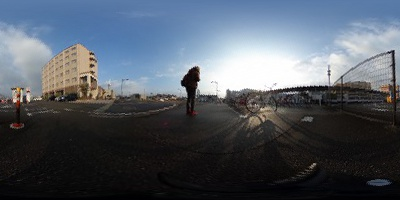
#> input picture 4.HorizonSinwave/exif_correction.jpg, 400 x 200 px
$ python -i hough_conversion.py   (imports and definitions only)
#> lines starting #> are read from the running program, lines starting #| are printed output that depends on the picture; after the words box and inside, x2 and y2 are one past the last pixel; in counts of white or black regions, pixels touching at a corner belong together
#> further down, picture is the input picture: shape (200, 400, 3); mean B, G, R 98.9, 89.1, 81.6
### 4.HorizonSinwave/constant.py
# import
import cv2
import math
import numpy as np

# constant

def get_hough_line_len():
    hough_line_len = 100
    return hough_line_len

def get_degree_threshold():
    degree_threshold = 10
    return degree_threshold

def get_slice_line_top():
    slice_line_top = 100
    return slice_line_top

def get_slice_line_bottom():
    slice_line_bottom = 1700
    return slice_line_bottom

def get_trapezoid_threshold():
    trapezoid_threshold = 100000
    return trapezoid_threshold

def get_dense_threshold():
    dense_threshold = 2
    return dense_threshold

def get_newton_count():
    newton_count = 1000
    return newton_count

def get_newton_threshold():
    newton_threshold = 0.00001
    return newton_threshold

def get_orthogonal_threshold():
    orthogonal_threshold = 3
    return orthogonal_threshold

### 4.HorizonSinwave/hough_conversion.py
# import library
import cv2
import math
import numpy as np

# import files
import constant as const
import conversion as conv

# hough transform and degree
def hough_lines(img):
    # grayscale
    gray = cv2.cvtColor(img, cv2.COLOR_BGR2GRAY)
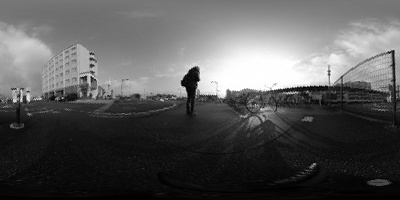
#> gray: shape (200, 400); min 0, max 255, mean 87.9
    # edge extraction
    edges = cv2.Canny(gray, 50, 150, apertureSize = 3)
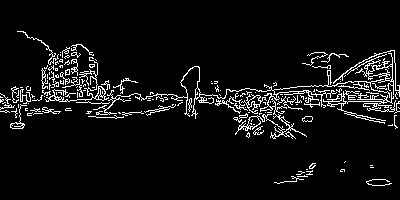
#> edges: shape (200, 400); 6.5% white in thin lines or dots, all inside (x1, y1, x2, y2) = (0, 31, 400, 186)
    # hough transform
    # first  argument：image
    # second argument：rho accuracy
    # third  argument：theta accuracy
    # fourth argument：minimum straight line length
    line_len = const.get_hough_line_len()
    lines = cv2.HoughLines(edges, 1, math.pi/360, line_len)
#> lines = 106 rows, first 8: [98, 1.58], [99, 1.57], [101, 1.55], [95, 1.59], [100, 1.56], [96, 1.58], [102, 1.54], [92, 1.6]

    # output array
    degree_line = []

#> (the run stopped early here; a loop or call above may not have finished)
